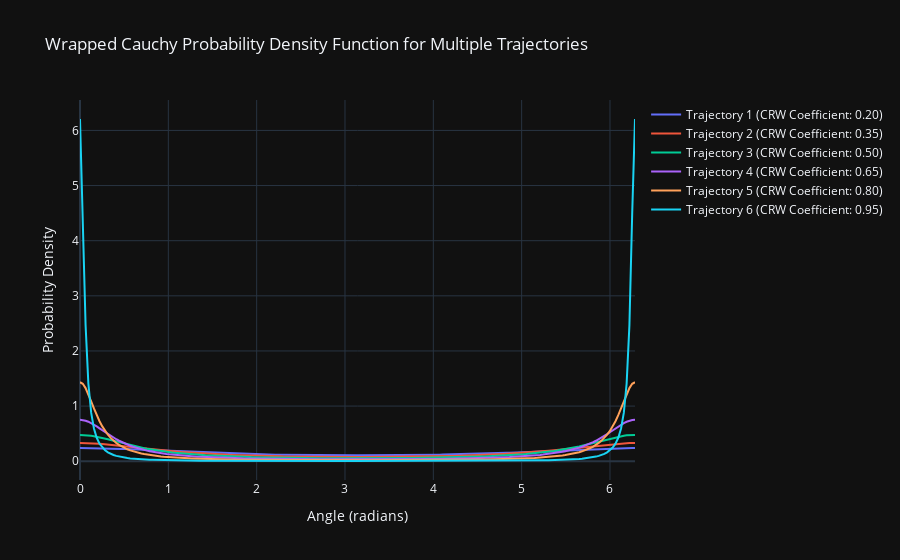

Notebook code for this chart:
### Markdown cell above
## Implement usign Vec2d class.

### Code cell
# Init parameters
n_steps = 100
s_pos = Vec2d(0, 0)
speed = 6
n_traj = 6  # Number of trajectory to be generated.
CRW_coefficient = [0.2, 0.35, 0.5, 0.65, 0.8, 0.95] #This are the CRW vlaues to used for the figures.
plt.style.use('dark_background')
plt.figure(figsize=(8, 8))
fig_wrapcauchy_pdf = go.Figure()
for j in range(n_traj):
    # Init velocity vector
    velocity = Vec2d(speed, 0)
    CRW_2d = [s_pos]
    for i in range(1, n_steps):
        turn_angle = wrapcauchy.rvs(CRW_coefficient[j])
        velocity = velocity.rotated(turn_angle)
        new_pos = CRW_2d[-1] + velocity
        CRW_2d.append(new_pos)
    CRW_2d_np = np.array([[v.x, v.y] for v in CRW_2d])
    plt.plot(CRW_2d_np[:, 0], CRW_2d_np[:, 1], '-o', label=f'Trajectory {j+1} (CRW Coefficient: {CRW_coefficient[j]:.2f})')
    resolution = 200
    aux_domain = np.linspace(0, 2 * np.pi, resolution)
    wrapcauchy_pdf = np.array([wrapcauchy.pdf(i, CRW_coefficient[j]) for i in aux_domain])
    fig_wrapcauchy_pdf.add_trace(go.Scatter(
         x=aux_domain,
         y=wrapcauchy_pdf,
         marker=dict(size=2),
         line=dict(width=2),
         mode='lines',
         name=f'Trajectory {j+1} (CRW Coefficient: {CRW_coefficient[j]:.2f})',
         showlegend=True
    ))
plt.title(f'Correlated Random Walk 2D ({n_traj} Trajectories)')
plt.xlabel('X Position')
plt.ylabel('Y Position')
plt.grid()
plt.legend()
plt.show()
fig_wrapcauchy_pdf.update_layout(title='Wrapped Cauchy Probability Density Function for Multiple Trajectories',
                                 xaxis_title='Angle (radians)',
                                 yaxis_title='Probability Density',
                                 template="plotly_dark")
fig_wrapcauchy_pdf.show()

### Figure 1 — Plotly figure (JSON) as saved in the notebook; plotly's stock layout.template omitted (floating-point values rounded to 4 significant figures; data arrays with more than 128 entries replaced by an {"elided": "..."} marker saying what was removed)
{"data": [{"line": {"width": 2}, "marker": {"size": 2}, "mode": "lines", "name": "Trajectory 1 (CRW Coefficient: 0.20)", "showlegend": true, "type": "scatter", "x": {"elided": "200 float values"}, "y": {"elided": "200 float values"}}, {"line": {"width": 2}, "marker": {"size": 2}, "mode": "lines", "name": "Trajectory 2 (CRW Coefficient: 0.35)", "showlegend": true, "type": "scatter", "x": {"elided": "200 float values"}, "y": {"elided": "200 float values"}}, {"line": {"width": 2}, "marker": {"size": 2}, "mode": "lines", "name": "Trajectory 3 (CRW Coefficient: 0.50)", "showlegend": true, "type": "scatter", "x": {"elided": "200 float values"}, "y": {"elided": "200 float values"}}, {"line": {"width": 2}, "marker": {"size": 2}, "mode": "lines", "name": "Trajectory 4 (CRW Coefficient: 0.65)", "showlegend": true, "type": "scatter", "x": {"elided": "200 float values"}, "y": {"elided": "200 float values"}}, {"line": {"width": 2}, "marker": {"size": 2}, "mode": "lines", "name": "Trajectory 5 (CRW Coefficient: 0.80)", "showlegend": true, "type": "scatter", "x": {"elided": "200 float values"}, "y": {"elided": "200 float values"}}, {"line": {"width": 2}, "marker": {"size": 2}, "mode": "lines", "name": "Trajectory 6 (CRW Coefficient: 0.95)", "showlegend": true, "type": "scatter", "x": {"elided": "200 float values"}, "y": {"elided": "200 float values"}}], "layout": {"title": {"text": "Wrapped Cauchy Probability Density Function for Multiple Trajectories"}, "xaxis": {"title": {"text": "Angle (radians)"}}, "yaxis": {"title": {"text": "Probability Density"}}}}
